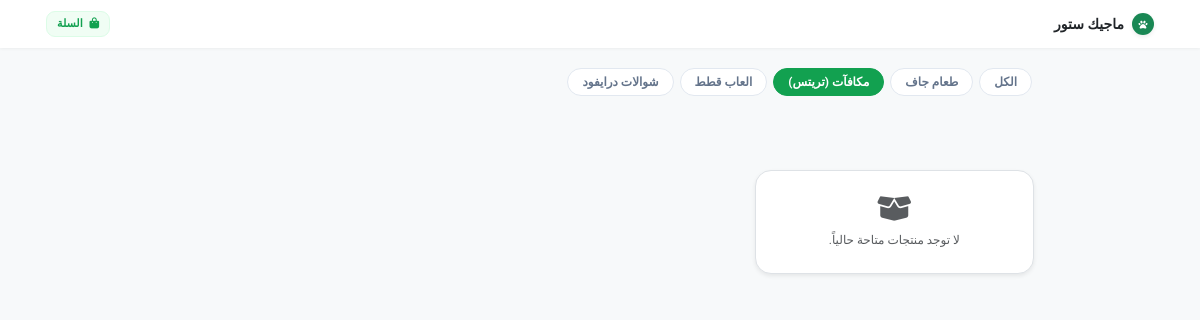
The app's page /index.php?category=مكافآت+(تريتس) with its own data.
### tables this page shows
CREATE TABLE `categories` (
  `id` int(11) NOT NULL,
  `name` varchar(255) NOT NULL
);

### index.php (the view, shortened to what this page needs)
<?php
include 'db.php';
$categories_sql = "SELECT * FROM categories";
$categories_result = $conn->query($categories_sql);
$category_filter = isset($_GET['category']) ? $_GET['category'] : '';
if (!empty($category_filter)) {
    $stmt = $conn->prepare("SELECT * FROM products WHERE category = ?");
    $stmt->bind_param("s", $category_filter);
    $stmt->execute();
    $result = $stmt->get_result();
} else {
    $sql = "SELECT * FROM products";
    $result = $conn->query($sql);
}
?>
<!DOCTYPE html>
<html lang="ar" dir="rtl">
<head>
    <link rel="stylesheet" href="https://cdn.jsdelivr.net/npm/bootstrap@5.3.0/dist/css/bootstrap.rtl.min.css">
    <link rel="stylesheet" href="https://cdnjs.cloudflare.com/ajax/libs/font-awesome/6.4.0/css/all.min.css">
</head>
<body>
    <nav class="navbar navbar-custom sticky-top mb-3">
        <div class="container px-3 d-flex justify-content-between align-items-center">
            <a class="navbar-brand fw-bold m-0 d-flex align-items-center gap-2 text-dark" style="font-size: 14px;" href="index.php">
                <span class="rounded-circle bg-success text-white d-inline-flex align-items-center justify-content-center shadow-sm" style="width: 22px; height: 22px; font-size: 9px;">
                    <i class="fa-solid fa-paw"></i>
                </span>
                ماجيك ستور
            </a>
            <a href="cart.php" class="btn cart-btn-nav position-relative">
                <i class="fa-solid fa-shopping-bag me-1"></i> السلة
            </a>
        </div>
    </nav>
    <div class="container px-3 pb-5" style="max-width: 900px;">
        <div class="mb-3">
            <div class="categories-wrapper">
                <a href="index.php" class="cat-chip <?php echo empty($category_filter) ? 'active' : ''; ?>">
                    الكل
                </a>
                <?php if ($categories_result->num_rows > 0): ?>
                    <?php while($cat = $categories_result->fetch_assoc()): ?>
                        <a href="index.php?category=<?php echo urlencode($cat['name']); ?>" class="cat-chip <?php echo ($category_filter == $cat['name']) ? 'active' : ''; ?>">
                            <?php echo htmlspecialchars($cat['name']); ?>
                        </a>
                    <?php endwhile; ?>
                <?php endif; ?>
            </div>
        </div>
        <div class="products-container">
            <?php if ($result->num_rows > 0): ?>
                <?php while($row = $result->fetch_assoc()): ?>
                    <div class="product-card">
                        <div class="product-img-container">
                            <img src="<?php echo !empty($row['image']) && $row['image'] != 'default.png' ? 'uploads/' . htmlspecialchars($row['image']) : 'https://via.placeholder.com/200'; ?>" class="product-img" alt="">
                        </div>
                        <div class="product-info">
                            <h6 class="product-title"><?php echo htmlspecialchars($row['name']); ?></h6>
                            <p class="product-desc"><?php echo htmlspecialchars($row['description']); ?></p>
                            <div class="d-flex justify-content-between align-items-center mt-2">
                                <div>
                                    <span class="price-text"><?php echo $row['price']; ?></span>
                                    <span class="price-curr">ر.س</span>
                                </div>
                                <form action="add_to_cart.php" method="POST" class="m-0">
                                    <input type="hidden" name="product_id" value="<?php echo $row['id']; ?>">
                                    <button type="submit" class="btn-add">
                                        <i class="fa-solid fa-cart-plus"></i> إضافة
                                    </button>
                                </form>
                            </div>
                        </div>
                    </div>
                <?php endwhile; ?>
            <?php else: ?>
                <div class="text-center py-5 w-100">
                    <div class="p-4 bg-white rounded-4 border shadow-sm">
                        <i class="fa-solid fa-box-open fa-2x text-muted mb-2"></i>
                        <p class="text-muted mb-0" style="font-size: 12px;">لا توجد منتجات متاحة حالياً.</p>
                    </div>
                </div>
            <?php endif; ?>
        </div>
    </div>
</body>
</html>

### index.php (style rules this page uses)
:root { --indrive-green: #12A150; --indrive-hover: #0e8140; --indrive-dark: #0f172a; }
body { font-family: 'Zain', sans-serif; background-color: #f7f9fa; color: #1e293b; font-size: 13px; }
.navbar-custom { background-color: #ffffff; box-shadow: 0 1px 3px rgba(0,0,0,0.05); padding: 8px 0; }
.categories-wrapper { display: flex; gap: 6px; overflow-x: auto; padding: 4px 2px 10px 2px; white-space: nowrap; scrollbar-width: none; }
.cat-chip { display: inline-block; padding: 4px 14px; border-radius: 18px; font-size: 12px; font-weight: 700; text-decoration: none; border: 1px solid #e2e8f0; background: #ffffff; color: #64748b; transition: all 0.2s ease; }
.cat-chip.active { background: var(--indrive-green); color: #ffffff; border-color: var(--indrive-green); }
.cart-btn-nav { background: #f0fdf4; color: var(--indrive-green); border: 1px solid #dcfce7; font-weight: 700; border-radius: 9px; padding: 4px 10px; font-size: 11px; }
@media (min-width: 768px) { body { font-size: 14px; } }
@media (min-width: 768px) { .products-container { display: grid; grid-template-columns: repeat(3, 1fr); gap: 15px; } }

### records on screen
categories: name "طعام جاف"
categories: name "مكافآت (تريتس)"
categories: name "العاب قطط"
categories: name "شوالات درايفود"
